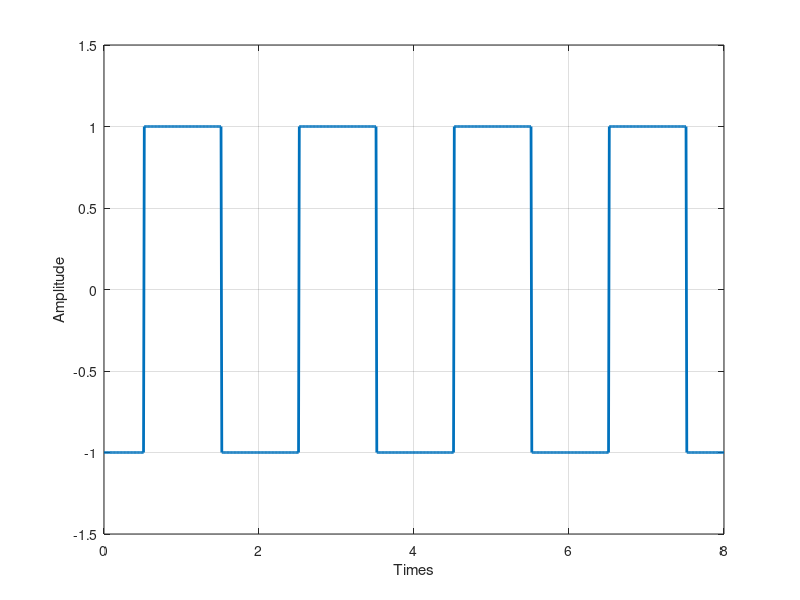

MATLAB code for this plot:
clc;close all;clear all;
n= [1 0 1 0 1 0 1 0];
N= length(n);
f=[];
for i = 1:N
    if n(i) == 1
        d= [1 -1];
    else
        d=[-1 1];
        
    end
    f=[d f];
end
k=1;
%a=0;
b=0.5;
t= 0:0.01:N;
for j = 1:length(t)
    if t(j) <=b
        y(j)=f(k);
    else
        y(j)=f(k);
        k = k+1;
        b = b+.5;
    end
end
plot(t,y,'Linewidth',2);
grid on;
axis([0,N,-1.5,1.5]);
xlabel('Times');
ylabel('Amplitude');
        
